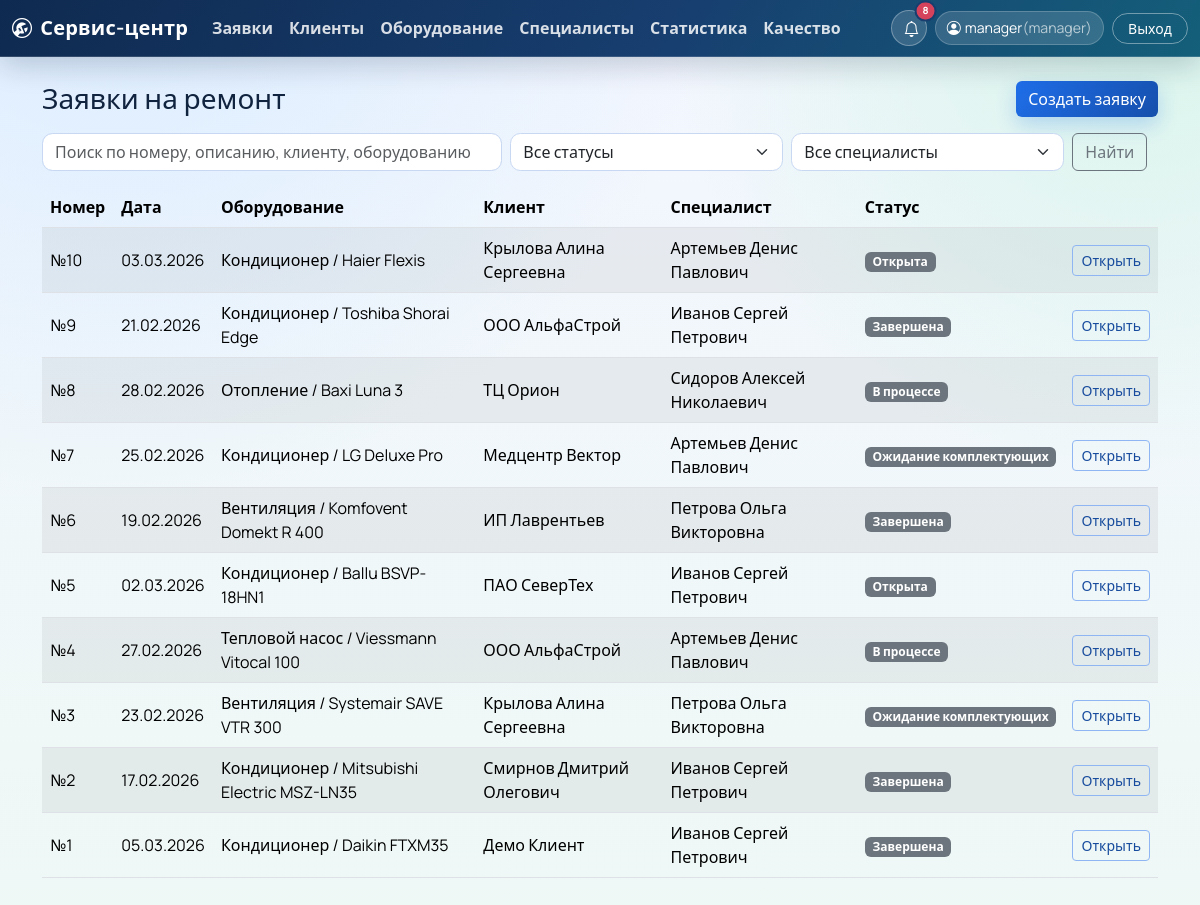
/requests (signed in), run on the app's committed database.
### app/models.py (models this page shows, shortened)
class User(UserMixin, db.Model):
    __tablename__ = "users"
    user_id = db.Column(db.Integer, primary_key=True)
    login = db.Column(db.String(60), unique=True, nullable=False)
    password_hash = db.Column(db.String(255), nullable=False)
    role_id = db.Column(db.Integer, db.ForeignKey("roles.role_id"), nullable=False)
    master_id = db.Column(db.Integer, db.ForeignKey("masters.master_id"), nullable=True)
    role = db.relationship("Role", back_populates="users")
    master = db.relationship("Master", back_populates="user")
    comments = db.relationship("RequestComment", back_populates="user", lazy="dynamic")
    notifications = db.relationship("StatusNotification", back_populates="user", lazy="dynamic")
    @property
    def role_name(self) -> str:
        if self.role is None:
            return ""
        return self.role.role_name

class Role(db.Model):
    __tablename__ = "roles"
    role_id = db.Column(db.Integer, primary_key=True)
    role_name = db.Column(db.String(50), unique=True, nullable=False)
    users = db.relationship("User", back_populates="role", lazy="dynamic")

class Request(db.Model):
    __tablename__ = "requests"
    __table_args__ = (
        db.CheckConstraint(
            "status IN ('open', 'in_progress', 'waiting_parts', 'completed')",
            name="chk_request_status",
        ),
    )
    request_id = db.Column(db.Integer, primary_key=True)
    create_date = db.Column(db.Date, nullable=False, default=date.today)
    description = db.Column(db.Text, nullable=False)
    equipment_id = db.Column(db.Integer, db.ForeignKey("equipment.equipment_id"), nullable=False)
    master_id = db.Column(db.Integer, db.ForeignKey("masters.master_id"), nullable=True)
    status = db.Column(db.String(30), nullable=False, default="open")
    completion_date = db.Column(db.Date, nullable=True)
    deadline_date = db.Column(db.Date, nullable=True)
    customer_approved_extension = db.Column(db.Boolean, nullable=False, default=False)
    equipment = db.relationship("Equipment", back_populates="requests")
    master = db.relationship("Master", back_populates="assigned_requests")
    details = db.relationship("RequestDetail", back_populates="request", cascade="all, delete-orphan")
    comments = db.relationship("RequestComment", back_populates="request", cascade="all, delete-orphan")
    ordered_parts = db.relationship("OrderedPart", back_populates="request", cascade="all, delete-orphan")
    notifications = db.relationship("StatusNotification", back_populates="request", cascade="all, delete-orphan")
    collaborators = db.relationship("RequestCollaborator", back_populates="request", cascade="all, delete-orphan")
    feedback_reviews = db.relationship("FeedbackReview", back_populates="request", cascade="all, delete-orphan")

class Equipment(db.Model):
    __tablename__ = "equipment"
    equipment_id = db.Column(db.Integer, primary_key=True)
    model = db.Column(db.String(120), nullable=False)
    serial_number = db.Column(db.String(80), nullable=False, unique=True)
    client_id = db.Column(db.Integer, db.ForeignKey("clients.client_id"), nullable=False)
    equipment_type = db.Column(db.String(80), nullable=False)
    client = db.relationship("Client", back_populates="equipment_items")
    requests = db.relationship("Request", back_populates="equipment", lazy="dynamic")

class Client(db.Model):
    __tablename__ = "clients"
    client_id = db.Column(db.Integer, primary_key=True)
    full_name = db.Column(db.String(150), nullable=False)
    phone = db.Column(db.String(30), nullable=False)
    email = db.Column(db.String(120), nullable=True)
    address = db.Column(db.String(255), nullable=True)
    equipment_items = db.relationship("Equipment", back_populates="client", lazy="dynamic")

class Master(db.Model):
    __tablename__ = "masters"
    master_id = db.Column(db.Integer, primary_key=True)
    full_name = db.Column(db.String(150), nullable=False)
    specialization = db.Column(db.String(120), nullable=False)
    phone = db.Column(db.String(30), nullable=False)
    user = db.relationship("User", back_populates="master", uselist=False)
    assigned_requests = db.relationship("Request", back_populates="master", lazy="dynamic")
    collaboration_requests = db.relationship("RequestCollaborator", back_populates="master", lazy="dynamic")

### app/routes.py (the view, shortened to what this page needs)
    @app.route("/requests")
    @login_required
    def requests_list():
        query_text = request.args.get("q", "").strip()
        status_filter = request.args.get("status", "").strip()
        master_filter = request.args.get("master_id", "").strip()
        query = Request.query.join(Equipment).join(Client).outerjoin(Master)
        if status_filter in REQUEST_STATUSES:
            query = query.filter(Request.status == status_filter)
        if master_filter.isdigit() and current_user.role_name != "master":
            query = query.filter(Request.master_id == int(master_filter))
        requests_items = query.order_by(Request.request_id.desc()).all()
        masters = Master.query.order_by(Master.full_name).all()
        return render_template(
            "requests_list.html",
            requests_items=requests_items,
            query_text=query_text,
            status_filter=status_filter,
            master_filter=master_filter,
            masters=masters,
        )

### app/__init__.py (called while the page is built)
@login_manager.user_loader
def load_user(user_id: str):
    return db.session.get(User, int(user_id))

### app/routes.py (called while the page is built, shortened)
def _visible_notifications_query(user: User):
    notifications_query = StatusNotification.query.order_by(StatusNotification.created_at.desc())
    if user.role_name != "master":
        return notifications_query

### app/services.py (called while the page is built)
def status_label(status: str) -> str:
    return STATUS_LABELS.get(status, status)

### app/templates/requests_list.html (shortened to what this page needs)
{% extends 'base.html' %}
{% block content %}
<div class="d-flex justify-content-between align-items-center mb-3">
  <h1 class="h3 mb-0">Заявки на ремонт</h1>
  {% if current_user.role_name in ['admin', 'operator', 'manager'] %}
  <a class="btn btn-primary" href="{{ url_for('requests_new') }}">Создать заявку</a>
  {% endif %}
</div>
<form class="row g-2 mb-3" method="get">
  <div class="col-lg-5">
    <input class="form-control" name="q" placeholder="Поиск по номеру, описанию, клиенту, оборудованию" value="{{ query_text }}">
  </div>
  <div class="col-lg-3">
    <select class="form-select" name="status">
      <option value="">Все статусы</option>
    </select>
  </div>
  {% if current_user.role_name != 'master' %}
  <div class="col-lg-3">
    <select class="form-select" name="master_id">
      <option value="">Все специалисты</option>
    </select>
  </div>
  {% endif %}
  <div class="col-auto"><button class="btn btn-outline-secondary">Найти</button></div>
</form>
<div class="table-responsive">
  <table class="table table-striped align-middle">
    <thead>
      <tr>
        <th>Номер</th>
        <th>Дата</th>
        <th>Оборудование</th>
        <th>Клиент</th>
        <th>Специалист</th>
        <th>Статус</th>
        <th></th>
      </tr>
    </thead>
    <tbody>
      {% for r in requests_items %}
      <tr>
        <td>№{{ r.request_id }}</td>
        <td>{{ r.create_date.strftime('%d.%m.%Y') }}</td>
        <td>{{ r.equipment.equipment_type }} / {{ r.equipment.model }}</td>
        <td>{{ r.equipment.client.full_name }}</td>
        <td>{{ r.master.full_name if r.master else '-' }}</td>
        <td><span class="badge bg-secondary">{{ status_label(r.status) }}</span></td>
        <td><a class="btn btn-sm btn-outline-primary" href="{{ url_for('requests_detail', request_id=r.request_id) }}">Открыть</a></td>
      </tr>
      {% else %}
      <tr><td colspan="7" class="text-center text-muted">Заявки не найдены.</td></tr>
      {% endfor %}
    </tbody>
  </table>
</div>
{% endblock %}

### app/templates/base.html (shortened to what this page needs)
<!doctype html>
<html lang="ru">
<head>
  <link href="https://cdn.jsdelivr.net/npm/bootstrap@5.3.5/dist/css/bootstrap.min.css" rel="stylesheet">
  <link href="https://cdn.jsdelivr.net/npm/bootstrap-icons@1.11.3/font/bootstrap-icons.min.css" rel="stylesheet">
  <link href="{{ url_for('static', filename='css/style.css') }}" rel="stylesheet">
</head>
<body>
  {% if current_user.is_authenticated %}
  <nav class="navbar navbar-expand-lg navbar-dark app-navbar mb-4">
    <div class="container-fluid">
      <a class="navbar-brand app-brand" href="{{ url_for('dashboard') }}">
        <i class="bi bi-wrench-adjustable-circle me-2"></i>Сервис-центр
      </a>
      <div class="collapse navbar-collapse" id="navMenu">
        <ul class="navbar-nav me-auto mb-2 mb-lg-0">
          <li class="nav-item"><a class="nav-link" href="{{ url_for('requests_list') }}">Заявки</a></li>
          {% if current_user.role_name in ['admin', 'operator', 'manager'] %}
          <li class="nav-item"><a class="nav-link" href="{{ url_for('clients_list') }}">Клиенты</a></li>
          <li class="nav-item"><a class="nav-link" href="{{ url_for('equipment_list') }}">Оборудование</a></li>
          <li class="nav-item"><a class="nav-link" href="{{ url_for('masters_list') }}">Специалисты</a></li>
          {% endif %}
          {% if current_user.role_name in ['admin', 'operator', 'manager'] %}
          <li class="nav-item"><a class="nav-link" href="{{ url_for('stats_page') }}">Статистика</a></li>
          {% endif %}
          <li class="nav-item"><a class="nav-link" href="{{ url_for('quality_page') }}">Качество</a></li>
        </ul>
        <div class="d-flex align-items-center gap-2 ms-auto">
          <div class="dropdown">
            <button class="btn app-icon-btn position-relative" type="button" data-bs-toggle="dropdown" aria-expanded="false" title="Уведомления">
              <i class="bi bi-bell"></i>
              {% if navbar_notification_count > 0 %}
              <span class="position-absolute top-0 start-100 translate-middle badge rounded-pill app-badge">
                {{ navbar_notification_count if navbar_notification_count < 100 else '99+' }}
              </span>
              {% endif %}
            </button>
          </div>
          <div class="app-profile-chip">
            <i class="bi bi-person-circle me-1"></i>
            {{ current_user.login }}
            <span class="text-muted">({{ current_user.role_name }})</span>
          </div>
          <a class="btn btn-sm app-logout-btn" href="{{ url_for('logout') }}">Выход</a>
        </div>
      </div>
    </div>
  </nav>
  {% endif %}
  <main class="container pb-5">
    {% block content %}{% endblock %}
  </main>
</body>
</html>

### app/static/css/style.css (style rules this page uses)
:root { --bg-1: #f3f6ff; --bg-2: #eef8f5; --surface: rgba(255, 255, 255, 0.9); --line: #d9e3f5; --text-main: #10233f; --text-soft: #5f6f87; --brand: #1f6feb; --brand-dark: #164fab; --accent: #1fbf75; --danger: #d4435b; --shadow: 0 14px 35px rgba(11, 33, 74, 0.08); }
body { font-family: "Manrope", "Segoe UI", sans-serif; color: var(--text-main); background: radial-gradient(circle at 10% -10%, #d9ecff 0%, transparent 40%), radial-gradient(circle at 95% 0%, #d8f5ea 0%, transparent 32%), linear-gradient(180deg, var(--bg-1) 0%, var(--bg-2) 100%); min-height: 100vh; }
.app-navbar { background: linear-gradient(120deg, #0f2a50 0%, #173e6f 55%, #145f7a 100%); border-bottom: 1px solid rgba(255, 255, 255, 0.15); box-shadow: 0 8px 30px rgba(6, 27, 56, 0.2); }
.app-brand { font-weight: 700; letter-spacing: 0.2px; color: #fff; }
.navbar .nav-link { color: rgba(255, 255, 255, 0.84); font-weight: 600; }
.app-icon-btn { width: 2.25rem; height: 2.25rem; border-radius: 999px; border: 1px solid rgba(255, 255, 255, 0.3); background: rgba(255, 255, 255, 0.15); color: #fff; }
.app-badge { background: var(--danger); border: 2px solid #173e6f; font-size: 0.62rem; }
.app-profile-chip { display: inline-flex; align-items: center; border-radius: 999px; padding: 0.36rem 0.7rem; color: #fff; background: rgba(255, 255, 255, 0.14); border: 1px solid rgba(255, 255, 255, 0.2); font-size: 0.88rem; }
.app-profile-chip .text-muted { color: rgba(255, 255, 255, 0.65) !important; }
.app-logout-btn { border-radius: 999px; border: 1px solid rgba(255, 255, 255, 0.4); color: #fff; background: transparent; padding-inline: 0.95rem; }
.btn-primary { background: linear-gradient(135deg, var(--brand) 0%, var(--brand-dark) 100%); border: 0; box-shadow: 0 8px 20px rgba(31, 111, 235, 0.24); }
.btn-outline-primary { border-color: #8fb6f3; color: #174b9d; }
.form-control, .form-select { border-color: #c8d8f2; border-radius: 0.65rem; }
.table { --bs-table-bg: transparent; }

### data on the page
User: login "manager"
Role: role_name "manager"
Request: request_id "10", create_date "03.03.2026", equipment.equipment_type "Кондиционер", equipment.model "Haier Flexis", equipment.client.full_name "Крылова Алина Сергеевна", master "Артемьев Денис Павлович", status "Открыта"
Request: request_id "9", create_date "21.02.2026", equipment.equipment_type "Кондиционер", equipment.model "Toshiba Shorai Edge", equipment.client.full_name "ООО АльфаСтрой", master "Иванов Сергей Петрович", status "Завершена"
Request: request_id "8", create_date "28.02.2026", equipment.equipment_type "Отопление", equipment.model "Baxi Luna 3", equipment.client.full_name "ТЦ Орион", master "Сидоров Алексей Николаевич", status "В процессе"
Request: request_id "7", create_date "25.02.2026", equipment.equipment_type "Кондиционер", equipment.model "LG Deluxe Pro", equipment.client.full_name "Медцентр Вектор", master "Артемьев Денис Павлович", status "Ожидание комплектующих"
Request: request_id "6", create_date "19.02.2026", equipment.equipment_type "Вентиляция", equipment.model "Komfovent Domekt R 400", equipment.client.full_name "ИП Лаврентьев", master "Петрова Ольга Викторовна", status "Завершена"
Request: request_id "5", create_date "02.03.2026", equipment.equipment_type "Кондиционер", equipment.model "Ballu BSVP-18HN1", equipment.client.full_name "ПАО СеверТех", master "Иванов Сергей Петрович", status "Открыта"
Request: request_id "4", create_date "27.02.2026", equipment.equipment_type "Тепловой насос", equipment.model "Viessmann Vitocal 100", equipment.client.full_name "ООО АльфаСтрой", master "Артемьев Денис Павлович", status "В процессе"
Request: request_id "3", create_date "23.02.2026", equipment.equipment_type "Вентиляция", equipment.model "Systemair SAVE VTR 300", equipment.client.full_name "Крылова Алина Сергеевна", master "Петрова Ольга Викторовна", status "Ожидание комплектующих"
Request: request_id "2", create_date "17.02.2026", equipment.equipment_type "Кондиционер", equipment.model "Mitsubishi Electric MSZ-LN35", equipment.client.full_name "Смирнов Дмитрий Олегович", master "Иванов Сергей Петрович", status "Завершена"
Request: request_id "1", create_date "05.03.2026", equipment.equipment_type "Кондиционер", equipment.model "Daikin FTXM35", equipment.client.full_name "Демо Клиент", master "Иванов Сергей Петрович", status "Завершена"
